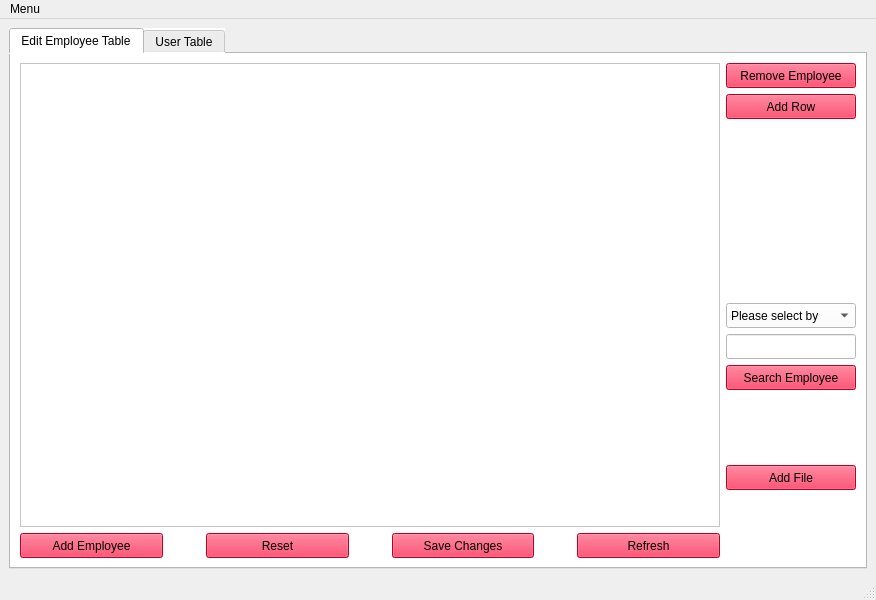
<?xml version="1.0" encoding="UTF-8"?>
<ui version="4.0">
 <class>MainWindow</class>
 <widget class="QMainWindow" name="MainWindow">
  <property name="geometry">
   <rect>
    <x>0</x>
    <y>0</y>
    <width>800</width>
    <height>600</height>
   </rect>
  </property>
  <property name="windowTitle">
   <string>MainWindow</string>
  </property>
  <widget class="QWidget" name="centralwidget">
   <layout class="QVBoxLayout" name="verticalLayout_6">
    <item>
     <widget class="QTabWidget" name="tabWidget">
      <property name="autoFillBackground">
       <bool>false</bool>
      </property>
      <property name="styleSheet">
       <string notr="true">background-color:rgb(255,255,255)</string>
      </property>
      <property name="currentIndex">
       <number>0</number>
      </property>
      <widget class="QWidget" name="tab_3">
       <attribute name="title">
        <string>Edit Employee Table</string>
       </attribute>
       <layout class="QVBoxLayout" name="verticalLayout_5">
        <item>
         <layout class="QHBoxLayout" name="horizontalLayout_3">
          <item>
           <layout class="QVBoxLayout" name="verticalLayout_2">
            <item>
             <widget class="QTableView" name="tableView_RTM">
              <property name="minimumSize">
               <size>
                <width>700</width>
                <height>400</height>
               </size>
              </property>
             </widget>
            </item>
            <item>
             <layout class="QHBoxLayout" name="horizontalLayout">
              <property name="spacing">
               <number>43</number>
              </property>
              <item>
               <widget class="QPushButton" name="add_employee_pushButton">
                <property name="minimumSize">
                 <size>
                  <width>130</width>
                  <height>25</height>
                 </size>
                </property>
                <property name="styleSheet">
                 <string notr="true">background-color:rgb(255,0,50,50,)</string>
                </property>
                <property name="text">
                 <string>Add Employee</string>
                </property>
               </widget>
              </item>
              <item>
               <widget class="QPushButton" name="reset_tab3_pushButton">
                <property name="minimumSize">
                 <size>
                  <width>130</width>
                  <height>25</height>
                 </size>
                </property>
                <property name="styleSheet">
                 <string notr="true">background-color:rgb(255,0,50,50,)</string>
                </property>
                <property name="text">
                 <string>Reset</string>
                </property>
               </widget>
              </item>
              <item>
               <widget class="QPushButton" name="savechanges_tab3_pushButton">
                <property name="minimumSize">
                 <size>
                  <width>130</width>
                  <height>25</height>
                 </size>
                </property>
                <property name="styleSheet">
                 <string notr="true">background-color:rgb(255,0,50,50,)</string>
                </property>
                <property name="text">
                 <string>Save Changes</string>
                </property>
               </widget>
              </item>
              <item>
               <widget class="QPushButton" name="loadtable_tab3_pushButton">
                <property name="minimumSize">
                 <size>
                  <width>130</width>
                  <height>25</height>
                 </size>
                </property>
                <property name="styleSheet">
                 <string notr="true">background-color:rgb(255,0,50,50,)</string>
                </property>
                <property name="text">
                 <string>Refresh</string>
                </property>
               </widget>
              </item>
             </layout>
            </item>
           </layout>
          </item>
          <item>
           <layout class="QVBoxLayout" name="verticalLayout">
            <item>
             <widget class="QPushButton" name="remove_row_pushButton">
              <property name="minimumSize">
               <size>
                <width>130</width>
                <height>25</height>
               </size>
              </property>
              <property name="styleSheet">
               <string notr="true">background-color:rgb(255,0,50,50,)</string>
              </property>
              <property name="text">
               <string>Remove Employee</string>
              </property>
             </widget>
            </item>
            <item>
             <widget class="QPushButton" name="add_row_pushButton">
              <property name="minimumSize">
               <size>
                <width>130</width>
                <height>25</height>
               </size>
              </property>
              <property name="styleSheet">
               <string notr="true">background-color:rgb(255,0,50,50,)</string>
              </property>
              <property name="text">
               <string>Add Row</string>
              </property>
             </widget>
            </item>
            <item>
             <spacer name="verticalSpacer">
              <property name="orientation">
               <enum>Qt::Vertical</enum>
              </property>
              <property name="sizeHint" stdset="0">
               <size>
                <width>20</width>
                <height>178</height>
               </size>
              </property>
             </spacer>
            </item>
            <item>
             <widget class="QComboBox" name="search_employee_comboBox">
              <property name="minimumSize">
               <size>
                <width>130</width>
                <height>25</height>
               </size>
              </property>
              <item>
               <property name="text">
                <string>Please select by</string>
               </property>
              </item>
              <item>
               <property name="text">
                <string>Employee Id</string>
               </property>
              </item>
              <item>
               <property name="text">
                <string>Employee name</string>
               </property>
              </item>
              <item>
               <property name="text">
                <string>Age</string>
               </property>
              </item>
              <item>
               <property name="text">
                <string>Gender</string>
               </property>
              </item>
              <item>
               <property name="text">
                <string>Salary</string>
               </property>
              </item>
             </widget>
            </item>
            <item>
             <widget class="QLineEdit" name="search_employee_lineEdit">
              <property name="minimumSize">
               <size>
                <width>130</width>
                <height>25</height>
               </size>
              </property>
              <property name="font">
               <font>
                <weight>50</weight>
                <bold>false</bold>
               </font>
              </property>
              <property name="toolTip">
               <string>Enter Employee Id</string>
              </property>
              <property name="styleSheet">
               <string notr="true">background-color:rg(0,0,50,10)</string>
              </property>
             </widget>
            </item>
            <item>
             <widget class="QPushButton" name="search_employee_pushButton">
              <property name="minimumSize">
               <size>
                <width>130</width>
                <height>25</height>
               </size>
              </property>
              <property name="styleSheet">
               <string notr="true">background-color:rgb(255,0,50,50,)</string>
              </property>
              <property name="text">
               <string>Search Employee</string>
              </property>
             </widget>
            </item>
            <item>
             <spacer name="verticalSpacer_3">
              <property name="orientation">
               <enum>Qt::Vertical</enum>
              </property>
              <property name="sizeHint" stdset="0">
               <size>
                <width>20</width>
                <height>40</height>
               </size>
              </property>
             </spacer>
            </item>
            <item>
             <widget class="QPushButton" name="pushButton">
              <property name="minimumSize">
               <size>
                <width>130</width>
                <height>25</height>
               </size>
              </property>
              <property name="styleSheet">
               <string notr="true">background-color:rgb(255,0,50,50,)</string>
              </property>
              <property name="text">
               <string>Add File</string>
              </property>
             </widget>
            </item>
            <item>
             <spacer name="verticalSpacer_2">
              <property name="orientation">
               <enum>Qt::Vertical</enum>
              </property>
              <property name="sizeHint" stdset="0">
               <size>
                <width>17</width>
                <height>28</height>
               </size>
              </property>
             </spacer>
            </item>
           </layout>
          </item>
         </layout>
        </item>
       </layout>
      </widget>
      <widget class="QWidget" name="tab_4">
       <attribute name="title">
        <string>User Table</string>
       </attribute>
       <layout class="QHBoxLayout" name="horizontalLayout_5">
        <item>
         <layout class="QVBoxLayout" name="verticalLayout_4">
          <item>
           <layout class="QHBoxLayout" name="horizontalLayout_4">
            <item>
             <widget class="QTableView" name="tableView_user"/>
            </item>
            <item>
             <layout class="QVBoxLayout" name="verticalLayout_3">
              <item>
               <widget class="QPushButton" name="add_user_pushButton">
                <property name="styleSheet">
                 <string notr="true">background-color:rgb(255,0,50,50,)</string>
                </property>
                <property name="text">
                 <string>Add User</string>
                </property>
               </widget>
              </item>
              <item>
               <widget class="QPushButton" name="remove_user_pushButton_2">
                <property name="styleSheet">
                 <string notr="true">background-color:rgb(255,0,50,50,)</string>
                </property>
                <property name="text">
                 <string>Remove User</string>
                </property>
               </widget>
              </item>
             </layout>
            </item>
           </layout>
          </item>
          <item>
           <layout class="QHBoxLayout" name="horizontalLayout_8">
            <property name="spacing">
             <number>80</number>
            </property>
            <item>
             <widget class="QPushButton" name="reset_user_pushButton">
              <property name="styleSheet">
               <string notr="true">background-color:rgb(255,0,50,50,)</string>
              </property>
              <property name="text">
               <string>Reset</string>
              </property>
             </widget>
            </item>
            <item>
             <widget class="QPushButton" name="savechanges_user_pushButton">
              <property name="styleSheet">
               <string notr="true">background-color:rgb(255,0,50,50,)</string>
              </property>
              <property name="text">
               <string>Save Changes</string>
              </property>
             </widget>
            </item>
            <item>
             <widget class="QPushButton" name="loadtable_user_pushButton">
              <property name="styleSheet">
               <string notr="true">background-color:rgb(255,0,50,50,)</string>
              </property>
              <property name="text">
               <string>Load table</string>
              </property>
             </widget>
            </item>
           </layout>
          </item>
         </layout>
        </item>
       </layout>
      </widget>
     </widget>
    </item>
   </layout>
  </widget>
  <widget class="QStatusBar" name="statusbar"/>
  <widget class="QMenuBar" name="menuBar">
   <property name="geometry">
    <rect>
     <x>0</x>
     <y>0</y>
     <width>800</width>
     <height>22</height>
    </rect>
   </property>
   <widget class="QMenu" name="menuMenu">
    <property name="title">
     <string>Menu</string>
    </property>
    <addaction name="separator"/>
    <addaction name="actionLog_Off"/>
    <addaction name="actionExit"/>
   </widget>
   <addaction name="menuMenu"/>
  </widget>
  <action name="actionLog_off">
   <property name="text">
    <string>Log off</string>
   </property>
  </action>
  <action name="actionExitz">
   <property name="text">
    <string>Exitz</string>
   </property>
  </action>
  <action name="actionLog_Off">
   <property name="text">
    <string>Log Off</string>
   </property>
  </action>
  <action name="actionExit">
   <property name="text">
    <string>Exit</string>
   </property>
  </action>
 </widget>
 <resources/>
 <connections/>
</ui>
